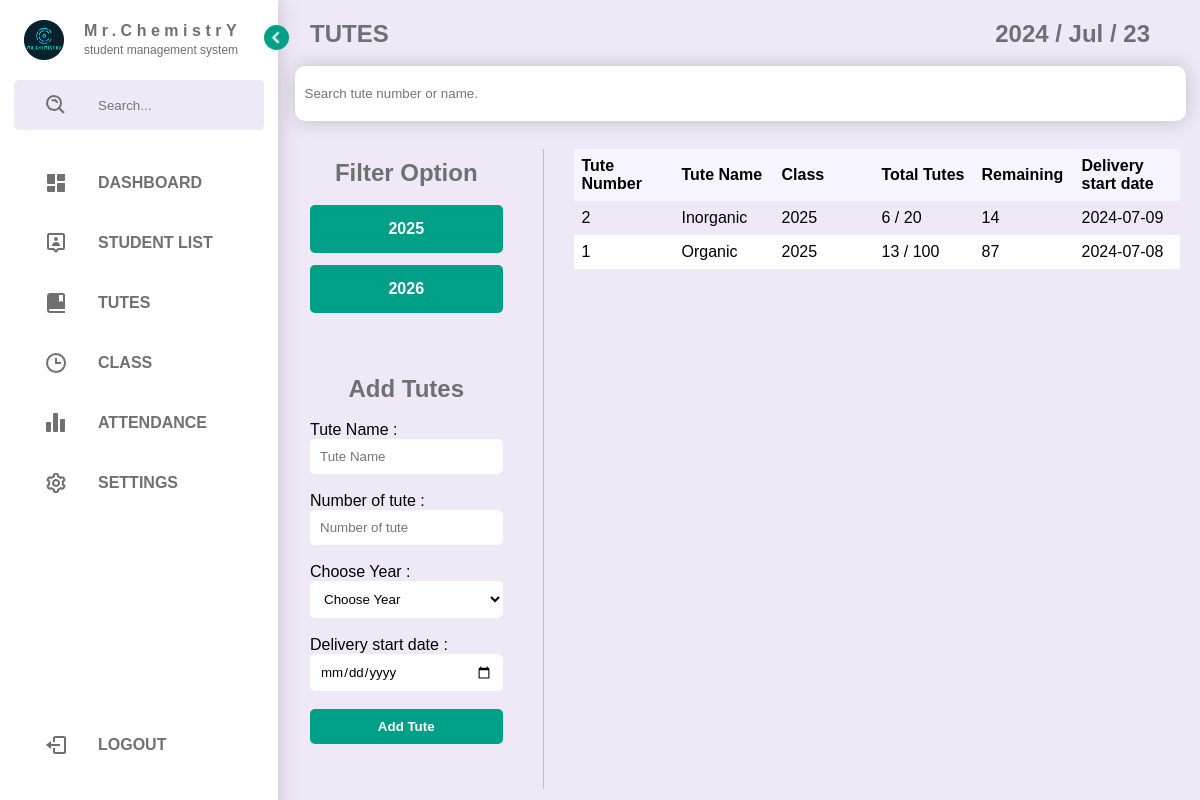
The page /tutes.php (signed in) on the database its author committed.
### tables this page shows
CREATE TABLE `class` (
  `ID` int(255) NOT NULL,
  `Year` int(10) NOT NULL
);

CREATE TABLE `tutes` (
  `ID` int(100) NOT NULL,
  `Tute_name` varchar(100) NOT NULL,
  `Class` varchar(20) NOT NULL,
  `Start_date` varchar(100) NOT NULL,
  `Counte` int(50) NOT NULL,
  `Delivered` int(50) NOT NULL,
  `Action` int(2) NOT NULL
);

### tutes.php (the view, shortened to what this page needs)
<?php
$tname = "";
$num_tutes = "";
$date = "";
include("includes/connection.php");
$classes = "SELECT * FROM `class`";
$classes_result = mysqli_query($connection, $classes);
if (isset($_GET['filter_class'])) {
    $filter_class = mysqli_real_escape_string($connection, $_GET['filter_class']);
    $tutes_list = "SELECT * FROM `tutes` WHERE `Class` = '{$filter_class}' ORDER BY `Class` ASC ";
} elseif (isset($_POST['search'])) {
    $filter_tutes = mysqli_real_escape_string($connection, $_POST['search']);
    $tutes_list = "SELECT * FROM `tutes` WHERE (`Tute_name` LIKE '%{$filter_tutes}%') ORDER BY `Class` ASC ";
} else {
    $tutes_list = "SELECT * FROM `tutes` ORDER BY `Class` ASC, `ID` DESC ";
}
$tutes_list_result = mysqli_query($connection, $tutes_list);
?>
<!DOCTYPE html>
<html lang="en">
<head>
    <link rel="stylesheet" href="assect/css/style.css">
</head>
<body>
    <div class="webcontent">
        <?php
        include("includes/sidenav.php");
        ?>
        <section class="content">
            <div class="date">
                <h1> TUTES </h1>
                <h1> <?php echo date("Y / M / d"); ?> </h1>
            </div>
            <br>
            <div class="search">
                <form method="post">
                    <p> <input type="search" name="search" placeholder="Search tute number or name."> </p>
                </form>
            </div>
            <br>
            <div class="main_airea">
                <div class="filters">
                    <div>
                        <h2> Filter Option </h2>
                        <br>
                        <ul>
                            <?php
                            if (mysqli_num_rows($classes_result) > 0) {
                                while ($class_fetch = mysqli_fetch_assoc($classes_result)) {
                                    echo " <li> <a href='tutes.php?filter_class={$class_fetch['Year']}'> {$class_fetch['Year']} </a> </li> ";
                                }
                            }
                            ?>
                        </ul>
                    </div>
                    <div>
                        <h2> Add Tutes </h2>
                        <br>
                        <form method="post">
                            <p>
                                <label for="tname"> Tute Name : </label>
                                <input type="text" name="tname" id="tname" placeholder="Tute Name" required value="<?= $tname; ?>">
                            </p>
                            <br>
                            <p>
                                <label for="num_tutes"> Number of tute : </label>
                                <input type="number" name="num_tutes" id="num_tutes" placeholder="Number of tute" min="1" value="<?= $num_tutes; ?>" required>
                            </p>
                            <br>
                            <p>
                                <label for="year"> Choose Year : </label>
                                <select name="year" required>
                                    <option value=""> Choose Year </option>
                                </select>
                            </p>
                            <br>
                            <p>
                                <label for="date"> Delivery start date : </label>
                                <input type="date" name="date" id="date" min="<?= date("Y-m-d") ?>" value="<?= $date; ?>" required>
                            </p>
                            <br>
                            <p>
                                <input type="submit" name="add_tutes" value="Add Tute">
                            </p>
                        </form>
                    </div>
                </div>
                <div class="students">
                    <table>
                        <?php
                        if (mysqli_num_rows($tutes_list_result) > 0) {
                            echo "
                            <tr>
                                <th> Tute Number </th>
                                <th> Tute Name </th>
                                <th> Class </th>
                                <th> Total Tutes </th>
                                <th> Remaining </th>
                                <th> Delivery start date </th>
                                <th colspan='3' style='text-align: center;'> Action </th>
                            </tr>
                            ";
                            while ($tutes_details = mysqli_fetch_assoc($tutes_list_result)) {
                                $t = $tutes_details['Counte'];
                                $d = $tutes_details['Delivered'];
                                $b = $t - $d;
                                if ($b < 0) {
                                    $red = "style='background-color: #ff63477a;'";
                                } else {
                                    $red = "";
                                }
                                echo "
                                <tr {$red}>
                                    <td> {$tutes_details['ID']} </td>
                                    <td> {$tutes_details['Tute_name']} </td>
                                    <td> {$tutes_details['Class']} </td>
                                    <td> {$tutes_details['Delivered']} / {$tutes_details['Counte']} </td>
                                    <td> $b </td>
                                    <td> {$tutes_details['Start_date']} </td>
                                    <td> <span class='view'> <a href='view-tute.php?tute_id={$tutes_details['ID']}'>VIEW</a> </span> </td>
                                    <td> <a href='tutes.php?edit_tute_id={$tutes_details['ID']}'>Edit</a> </td>
                                    <td> <span class='delete'> <a href='tutes.php?delete_tute_id={$tutes_details['ID']}' onclick='return confirmDelete()'>Delete</a> </ span> </td>
                                </tr>
                                ";
                            }
                        }
                        ?>
                    </table>
                </div>
            </div>
        </section>
    </div>
</body>
</html>

### assect/css/style.css (style rules this page uses)
:root { --body-color: #efe9f7; --light-box: #fff; --primary: #00a088; --primary_hover: #00e7c4; --primary-light: #f6f5ff; --toggle: #ddd; --text: #707070; --ligt-text: #ffffff; --shadow: #00000030; --tomato: tomato; --blue: blue; --skyblue: skyblue; --black-text: #000; --input-color: #000; --download: #695cfe; --tran-01: all 0.2s ease; --tran-02: all 0.3s ease; --tran-03: all 0.5s ease; }
* { margin: 0; padding: 0; font-family: sans-serif; }
body { background-color: var(--body-color); }
.webcontent { width: 100%; max-width: 1920px; margin: auto; overflow-x: hidden; }
.search { background-color: var(--body-color); border-radius: 5px; }
.content { max-width: 1920px; height: 100vh; margin-left: 290px; margin-right: 10px; position: relative; transition: var(--tran-03); }
.date { display: flex; justify-content: space-between; align-items: center; padding: 0 20px; }
.date h1 { padding: 20px 20px 0 0; box-sizing: border-box; color: var(--text); }
.main_airea { width: 100%; padding: 10px; box-sizing: border-box; display: grid; grid-template-columns: 1fr 3fr; grid-gap: 30px; }
.filters { padding: 10px; box-sizing: border-box; height: calc(100vh - 200px); display: flex; flex-direction: column; gap: 50px; }
.filters h2 { text-align: center; color: var(--text); }
.filters ul li { list-style: none; height: 60px; position: relative; }
.filters ul li a { position: absolute; text-align: center; width: 100%; padding: 15px 10px; box-sizing: border-box; border-radius: 5px; background-color: var(--primary); color: var(--ligt-text); font-weight: bold; text-decoration: none; transition: var(--tran-02); }
.filters form input, .filters form select { width: 100%; padding: 10px; box-sizing: border-box; border-radius: 5px; outline: none; border: none; background-color: var(--light-box); }
.filters form input[type="submit"] { background-color: var(--primary); color: var(--ligt-text); font-weight: bold; cursor: pointer; transition: var(--tran-02); }
.students { width: 100%; height: calc(100vh - 160px); overflow: scroll; border-left: 1px solid var(--shadow); padding: 0 30px; box-sizing: border-box; }
table { width: 100%; border-collapse: collapse; color: var(--black-text); table-layout: auto; }
table tr { transition: var(--tran-02); }
table tr th { background-color: var(--primary-light); height: 50px; text-align: left; min-width: 100px; }
table tr th, table tr td { padding: 8px; box-sizing: border-box; }
table tr:nth-child(odd) { background-color: var(--light-box); }
.content .search form { width: 99%; margin: auto; }
.content .search form input { width: 100%; padding: 20px 10px; box-sizing: border-box; border-radius: 10px; border: none; outline: none; background-color: var(--light-box); box-shadow: 0 0 20px var(--shadow); }

### rows shown on the page
class: Year "2025"
class: Year "2026"
tutes: ID "2", Tute_name "Inorganic", Class "2025", Delivered "6", Counte "20", b "14", Start_date "2024-07-09"
tutes: ID "1", Tute_name "Organic", Class "2025", Delivered "13", Counte "100", b "87", Start_date "2024-07-08"
